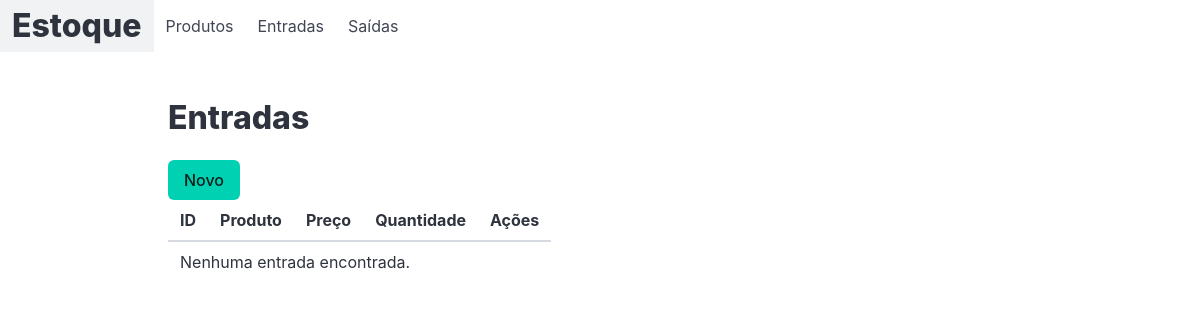
The page /entrada/list_entrada/ on the database as committed earlier.
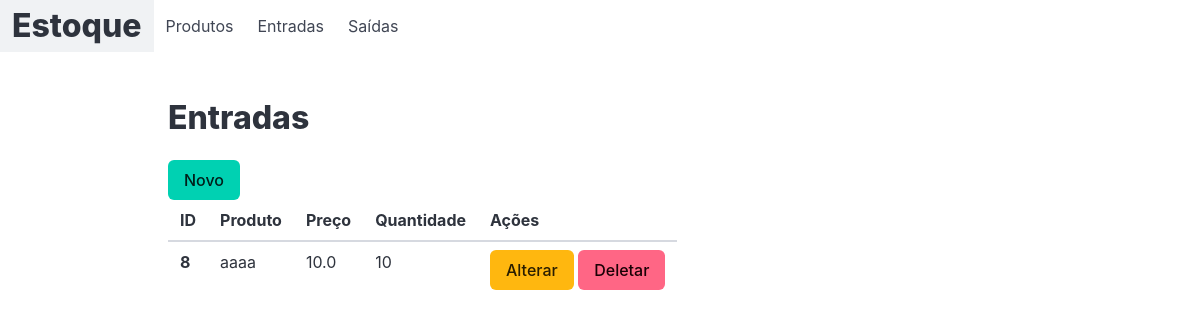
The same page on the database as committed later.
### entrada/models.py (models this page shows)
class Entradas(models.Model):
    produto = models.ForeignKey(Produtos, on_delete=models.CASCADE, verbose_name='Produto')
    preco = models.FloatField('Preço', default=0)
    quantidade = models.IntegerField('Quantidade', default=0)
    criado = models.DateTimeField('Criado em', auto_now_add=True)
    modificado = models.DateTimeField('Modificado em', auto_now=True)

### produto/models.py (models this page shows, shortened)
class Produtos(models.Model):
    produto = models.CharField('Produto', max_length=200)
    cor = models.ForeignKey(Cores, on_delete=models.PROTECT,verbose_name='Cor')
    descricao = models.TextField('Descrição', blank=True)
    preco = models.DecimalField('Preço', decimal_places=2,max_digits=8, default=0)
    quantidade = models.IntegerField('Quantidade', default=0)
    criado = models.DateTimeField('Criado em',auto_now_add=True)
    modificado = models.DateTimeField('Modificado em',auto_now=True)
    def __str__(self):
        return self.produto
    class Meta:
        verbose_name = 'Produto'
        verbose_name_plural = 'Produtos'
        ordering = ['-produto']

### entrada/views.py (the view)
# urls.py: path('list_entrada/', list_entrada, name='list_entrada'),
def list_entrada(request):
    entradas = Entradas.objects.all()
    template_name = 'list_entrada.html'
    context = {
        'entradas': entradas,
    }
    return render(request, template_name, context)

### entrada/templates/list_entrada.html
{% extends 'base.html' %}
{% block product %}
<section class="section">
    <div class="container">
        <h1 class="title">Entradas</h1>
        <a class="button is-primary" href="{% url 'entrada:new_entrada' %}">Novo</a>
        <table class="table is-striped is-hoverable">
            <thead>
                <tr>
                    <th>ID</th>
                    <th>Produto</th>
                    <th>Preço</th>
                    <th>Quantidade</th>
                    <th>Ações</th>
                </tr>
            </thead>
            <tbody>
                {% for entrada in entradas %}
                    <tr>
                        <th>{{ entrada.id }}</th>
                        <td>{{ entrada.produto }}</td>
                        <td>{{ entrada.preco }}</td>
                        <td>{{ entrada.quantidade }}</td>
                        <td>
                            <a class="button is-warning" href="{% url 'entrada:update_entrada' entrada.id %}">Alterar</a>
                            <a class="button is-danger" href="{% url 'entrada:delete_entrada' entrada.id %}">Deletar</a>
                        </td>
                    </tr>
                {% empty %}
                    <tr>
                        <td colspan="5">Nenhuma entrada encontrada.</td>
                    </tr>
                {% endfor %}
            </tbody>
        </table>
    </div>
</section>
{% endblock %}

Rows that differ between the two databases and show on the page:
added Entradas: id "8", produto "aaaa", preco "10.0", quantidade "10"
Other text that changed with them:
text no longer shown: "Nenhuma entrada encontrada."
